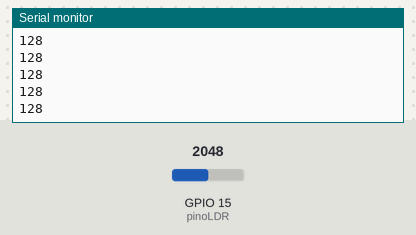
The sketch below on a simulated ESP32. Parts: the last lines printed to the serial monitor. Inputs (shaded band) come from the test bench; at power-on: GPIO 15 (pinoLDR) = 2048.

Above: at 1.2 s.
1.3 s: GPIO 15 (pinoLDR) set to 2866
At 1.68 s:
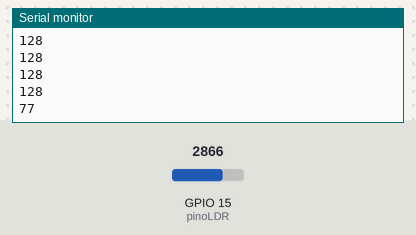
2.8 s: GPIO 15 (pinoLDR) set to 3603
At 2.93 s:
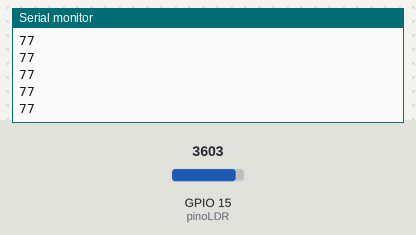
Timing chart, 0 to 5.8 s (numbered marks = the images above; inputs shaded):
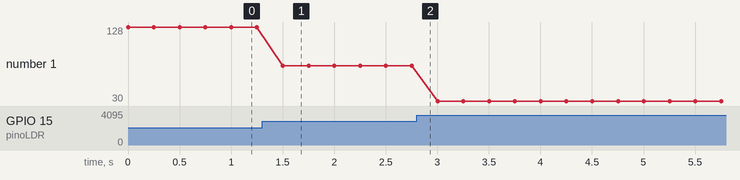

Measured:
- after the input at 1.3 s, the serial monitor: prints a new line after 0.20 s (image 1)
- plotted number 1: 128 → 77 after the input at 1.3 s, 77 → 30 after the input at 2.8 s

The sketch:

ldr.ino
```cpp
/************************************************
* RoboCore - IoT DevKit - LoRaWAN
*
* Aprendendo a utilizar o sensor de luminosidade LDR do kit
***********************************************/

//Declaracao da variavel do pino do sensor LDR
const int pinoLDR = 15;

//Declaracao da variavel que recebera a leitura dos valores do sensor
int valorLDR = 0;

void setup() {
  //Iniciamos uma comunicacao serial para fazermos as leituras no Monitor Serial
  Serial.begin(115200);
}

void loop() {
  //Assimilamos a variavel valorLDR ao que eh lido de forma analogica no pino do LDR
  valorLDR = analogRead(pinoLDR);

  //Atraves dessa leitura, chegamos as seguintes conclusoes:
  //Quanto maior a luminosidade, mais proximo de 0 temos a variavel valorLDR
  //Quanto menor a luminosidade, mais proximo de 4096 temos a variavel valorLDR

  //Mapeamos o valor do LDR para, ao inves de mostrar valor de 4095 a 0, mostrar valores de 0 a 100%
  valorLDR = map(valorLDR, 4095, 2500, 0, 100);

  //Finalmente imprimimos no Monitor Serial o valor do LDR convertido em porcentagem
  Serial.print(valorLDR);
  Serial.println(" ");
  delay(250);
}
```
